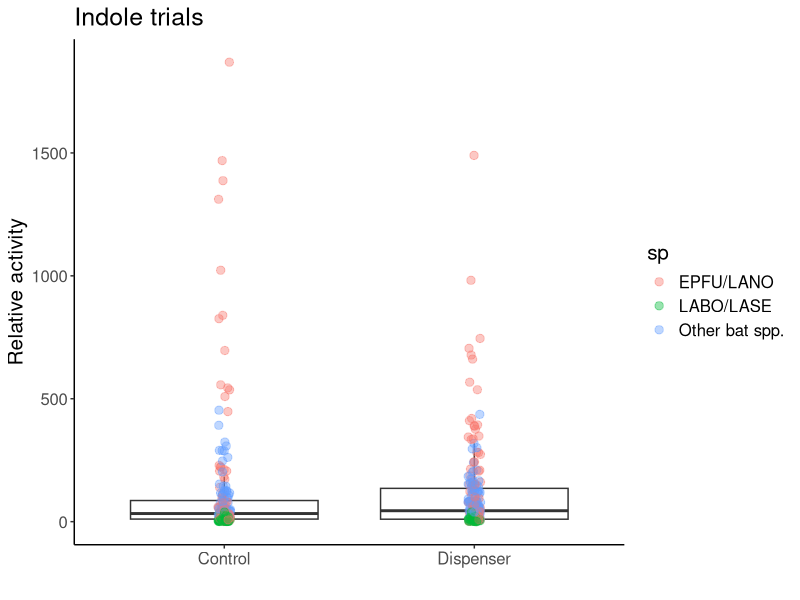
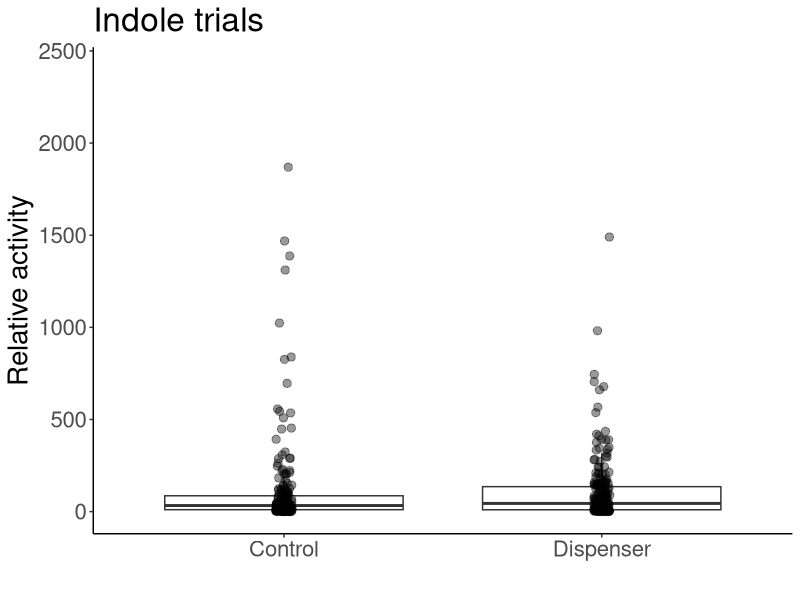
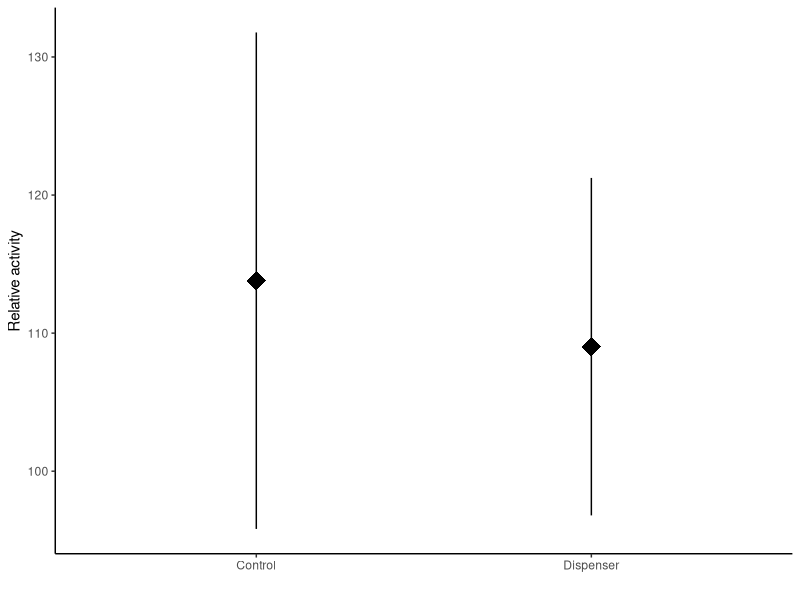
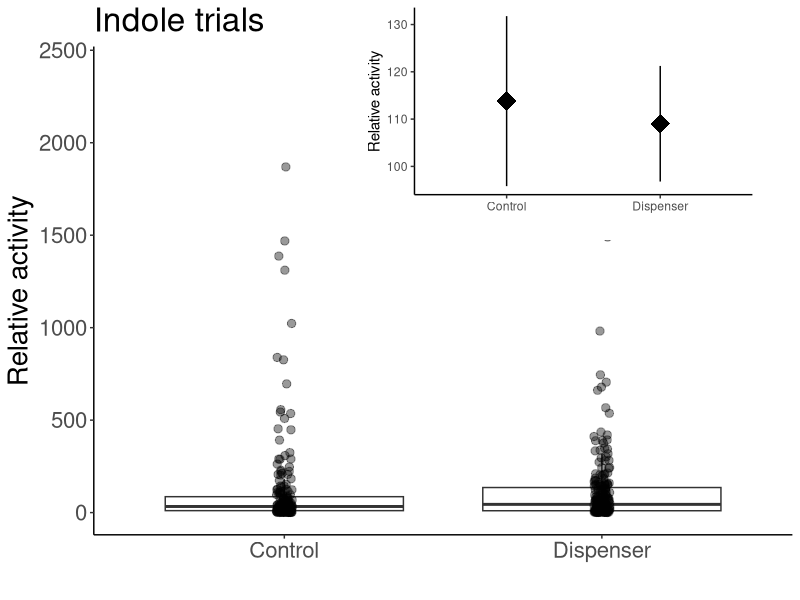
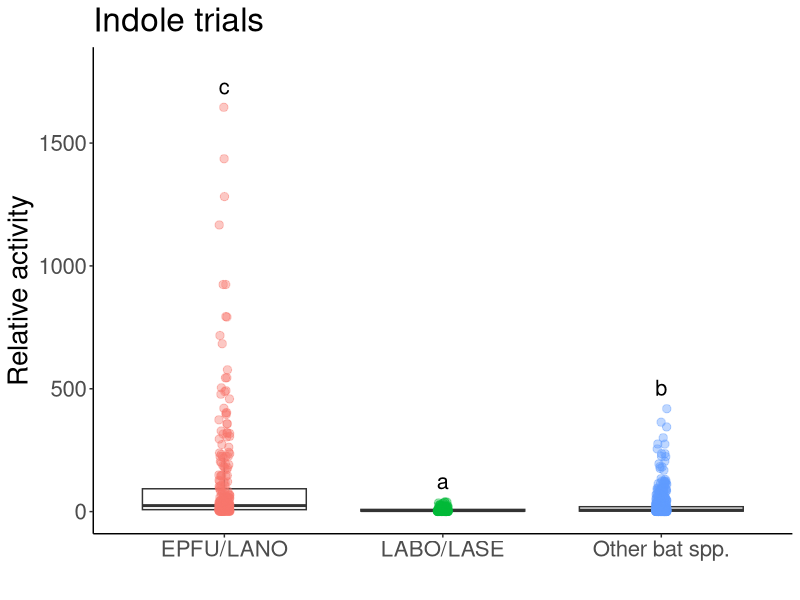
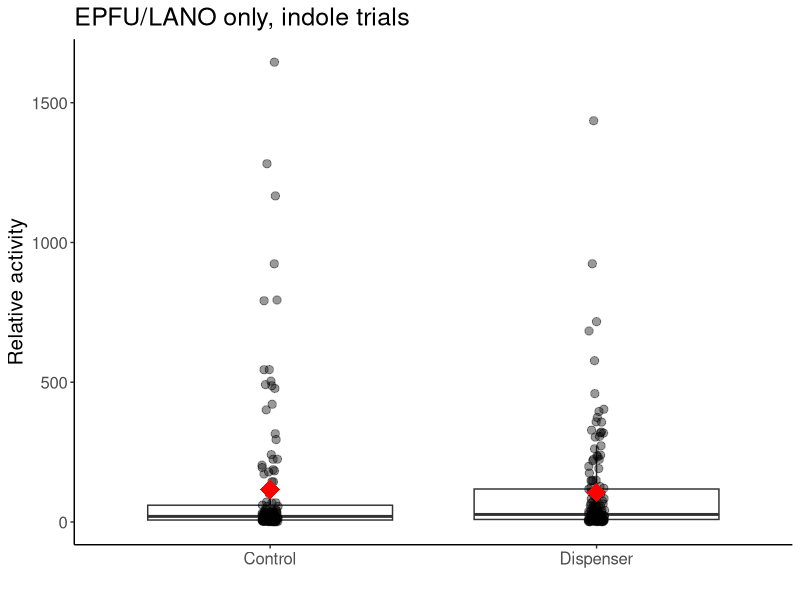
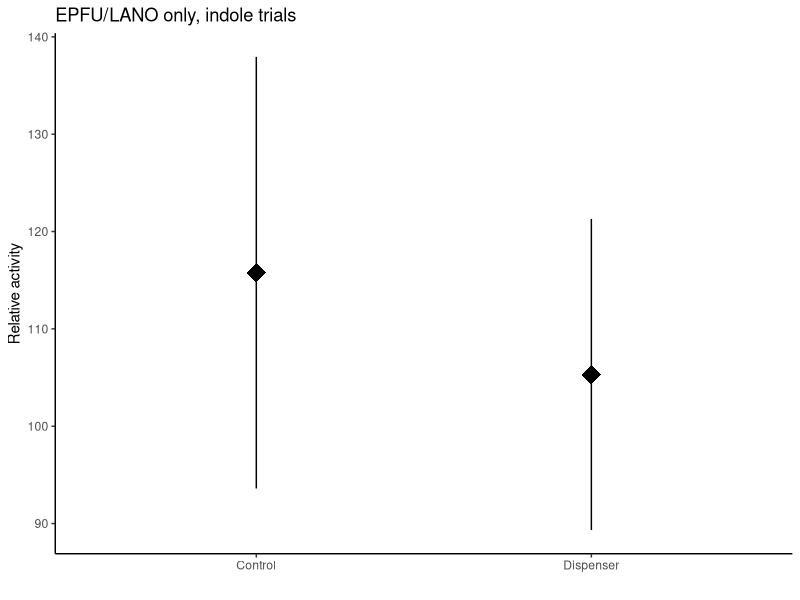
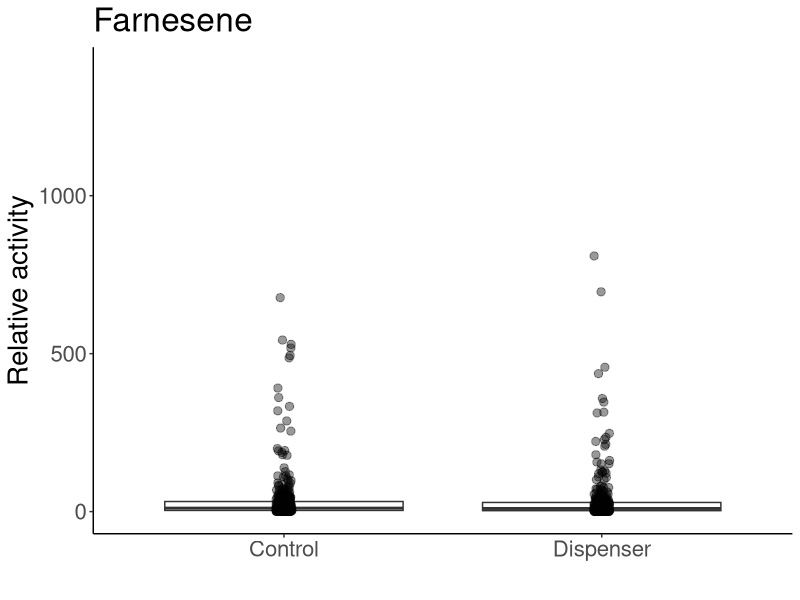

These charts were generated, in order, by the following R code:
#Load libraries
library(ggplot2)
library(lme4)
library(viridis)
library(car)
library(emmeans)
library(multcomp)
library(dplyr)
library(plyr)
library(tidyr)

# Indole data import and cleaning ------------------------------------------------

#SUMMARY DATA----
indole <- read.csv(file="Maynard_etal_indole_sum.csv",head=TRUE)

##Gathering data — compounds from col to rows
indole1<-indole %>% gather(sp, activity, EPTFUS:NOID)
indole1$sp<-as.factor(indole1$sp)
levels(indole1$sp)
indole1<-aggregate(activity ~ treatment + sp + jdate + site, dat=indole1, FUN=sum)

##GROUPING SPECIES----
{indole2<-indole1
indole2$sp=as.character(indole2$sp)
indole2$sp[indole2$sp=="EPTFUS"]="EPFU/LANO"
indole2$sp[indole2$sp=="LASNOC"]="EPFU/LANO"
indole2$sp[indole2$sp=="LASBOR"]="LABO/LASE"
indole2$sp[indole2$sp=="LASSEM"]="LABO/LASE"
indole2$sp[indole2$sp=="LASCIN"]="Other bat spp."
indole2$sp[indole2$sp=="MYOLUC"]="Other bat spp."
indole2$sp[indole2$sp=="PERSUB"]="Other bat spp."
indole2$sp[indole2$sp=="NOID"]="Other bat spp."
indole2$sp[indole2$sp=="NYCHUM"]="Other bat spp."
}

indole3<-aggregate(activity ~ treatment + sp + jdate + site, dat=indole2, FUN=sum)

#indole3<-indole3[order(indole3$sp),]

test.i<-glmer(activity~treatment*sp+(1|jdate), dat = indole3,family=poisson)
summary(test.i)
shapiro.test(resid(test.i))#non-normal

#Test for overdispersion function
overdisp_fun <- function(model) {
	rdf <- df.residual(model)
	rp <- residuals(model,type="pearson")
	Pearson.chisq <- sum(rp^2)
	prat <- Pearson.chisq/rdf
	pval <- pchisq(Pearson.chisq, df=rdf, lower.tail=FALSE)
	c(chisq=Pearson.chisq,ratio=prat,rdf=rdf,p=pval)
}

overdisp_fun(test.i)#overdispersed

mod.i<-glmer.nb(activity~treatment*sp+(1|jdate), dat = indole3)
Anova(mod.i)
#treatment p=0.32, sp p<0.0001, interaxn p=0.45

#contrasts
i1<-emmeans(mod.i,pairwise~sp, type="response")
cld(i1$emmeans,  Letters ='abcde')
#LABO/LASE a, Other b, EPFU/LANO c

indole.tab <- ddply(indole3, c("sp"), summarise,
					N    = length(activity),
					mean = mean(activity),
					sd   = sd(activity),
					se   = sd / sqrt(N))
indole.tab
#(EPFU/LANO-Other)/other
(110.390511-23.750000)/23.750000
#3.65, EPFU/LANO were 365% more active than Other spp.

#(EPFU/LANO-LABO)/LABO
(110.390511-7.044693)/7.044693
#14.67, EPFU/LANO were 1467% more active than LABO/LASE

indole.tab.treat <- ddply(indole3, c("treatment"), summarise,
					N    = length(activity),
					mean = mean(activity),
					sd   = sd(activity),
					se   = sd / sqrt(N))
indole.tab.treat

#full plot
ggplot(data=indole3, aes(x=treatment, y=activity))+ 
	geom_boxplot(outlier.shape = NA)+
	geom_point(position=position_jitter(width = 0.025), alpha=0.4, size=2.5, aes(color=sp))+
	theme_classic()+
	labs(x=" ", y="Relative activity",
		 title = "Indole trials")+
	theme(text = element_text(size=15))

#data plot w/o species color
indole.plot1<-ggplot(data=indole3, aes(x=treatment, y=activity))+ 
	geom_boxplot(outlier.shape = NA)+
	geom_point(position=position_jitter(width = 0.025), alpha=0.4, size=2.5)+
	theme_classic()+
	labs(x=" ", y="Relative activity",
		 title = "Indole trials")+
	theme(text = element_text(size=20))+
	scale_y_continuous(limits = c(0,2400))
indole.plot1

#small plot
indole.small<-ggplot(data=indole3, aes(x=treatment, y=activity))+ 
	theme_classic()+
	labs(x=" ", y="Relative activity")+
	stat_summary(fun.data = "mean_se", size=1.5, shape="diamond")
indole.small

library(cowplot)
indole.with.inset <-
	ggdraw() +
	draw_plot(indole.plot1) +
	draw_plot(indole.small, x = 0.45, y = .6, width = .5, height = .4)
indole.with.inset

ggsave(filename = "indole.png", 
	   plot = indole.with.inset,
	   width = 17, 
	   height = 12,
	   units = "cm",
	   dpi = 300)

ggplot(data=indole2, aes(x=sp, y=activity))+ 
	geom_boxplot(outlier.shape = NA)+
	geom_point(position=position_jitter(width = 0.025), alpha=0.4, size=2.5, aes(color=sp))+
	theme_classic()+
	labs(x=" ", y="Relative activity", title="Indole trials")+
	theme(text = element_text(size=20), legend.position = "none")+
	stat_summary(geom = 'text', label = c("c","a","b"),
				 fun = max, vjust = -0.8, size=5.5)+
	scale_y_continuous(limits = c(0,1800))

##INDOLE BIG BROWN ONLY----
brown.ind <- indole2[which(indole2$sp== 'EPFU/LANO'),]

test3.ind<-glmer(activity~treatment+(1|jdate), dat = brown.ind,family=poisson)
shapiro.test(resid(test3.ind))#normal
summary(test3.ind)#not normal

mod.brown.ind<-glmer.nb(activity~treatment+(1|jdate), dat = brown.ind)
Anova(mod.brown.ind)
#treatment p=0.38

ggplot(data=brown.ind, aes(x=treatment, y=activity))+ 
	geom_boxplot(outlier.shape = NA)+
	geom_point(position=position_jitter(width = 0.025), alpha=0.4, size=2.5)+
	stat_summary(fun.data = "mean_se", colour="red", size=1.5, shape="diamond")+
	theme_classic()+
	labs(x=" ", y="Relative activity",
		 title = "EPFU/LANO only, indole trials")+
	theme(text = element_text(size=15), legend.title = )+
	scale_color_viridis(discrete = T, option = "D")

ggplot(data=brown.ind, aes(x=treatment, y=activity))+ 
	theme_classic()+
	labs(x=" ", y="Relative activity",
		 title = "EPFU/LANO only, indole trials")+
	stat_summary(fun.data = "mean_se", size=1.5, shape="diamond")

##FARNESENE TRIALS----
# Farnesene data import and cleaning ------------------------------------------------

#SUMMARY DATA----
farn <- read.csv(file="Maynard_etal_farnesene_sum.csv",head=TRUE)

##Gathering data — compounds from col to rows
farn1<-farn %>% gather(sp, activity, EPTFUS:NOID)
farn1$sp<-as.factor(farn1$sp)
levels(farn1$sp)
farn1<-aggregate(activity ~ treatment + sp + jdate + site, dat=farn1, FUN=sum)

##GROUPING SPECIES----
{farn2<-farn1
farn2$sp=as.character(farn2$sp)
farn2$sp[farn2$sp=="EPTFUS"]="EPFU/LANO"
farn2$sp[farn2$sp=="LASNOC"]="EPFU/LANO"
farn2$sp[farn2$sp=="LASBOR"]="LABO/LASE"
farn2$sp[farn2$sp=="LASSEM"]="LABO/LASE"
farn2$sp[farn2$sp=="LASCIN"]="Other bat spp."
farn2$sp[farn2$sp=="MYOLUC"]="Other bat spp."
farn2$sp[farn2$sp=="PERSUB"]="Other bat spp."
farn2$sp[farn2$sp=="NOID"]="Other bat spp."
farn2$sp[farn2$sp=="NYCHUM"]="Other bat spp."
}

farn3<-aggregate(activity ~ treatment + sp + jdate + site, dat=farn2, FUN=sum)

test.f<-glmer(activity~treatment*sp+(1|jdate), dat = farn3,family=poisson)
summary(test.f)
shapiro.test(resid(test.f))#non-normal, overdispersed

overdisp_fun(test.f)#overdispersed

mod.f<-glmer.nb(activity~treatment*sp+(1|jdate), dat = farn3)
Anova(mod.f)
#treatment p=0.35, sp p=0.00015, interaxn p=0.40

#contrasts
f1<-emmeans(mod.f,pairwise~sp, type="response")
cld(f1$emmeans,  Letters ='abcde')
#LABO/LASE a & Other a, EPFU/LANO b

farn.tab <- ddply(farn3, c("sp"), summarise,
					N    = length(activity),
					mean = mean(activity),
					sd   = sd(activity),
					se   = sd / sqrt(N))
farn.tab
#(EPFU/LANO-Other)/other
(68.29371-32.95148)/32.95148
#1.07, EPFU/LANO were 107% more active than Other spp.

#(EPFU/LANO-LABO)/LABO
(68.29371-16.53906)/16.53906
#3.13, EPFU/LANO were 313% more active than LABO/LASE

farn.plot1<-ggplot(data=farn2, aes(x=treatment, y=activity))+ 
	geom_boxplot(outlier.shape = NA)+
	geom_point(position=position_jitter(width = 0.025), alpha=0.4, size=2.5)+
	theme_classic()+
	labs(x=" ", y="Relative activity",
		 title = "Farnesene")+
	theme(text = element_text(size=20))+
	scale_y_continuous(limits = c(0,1400))
farn.plot1

farn.small<-ggplot(data=farn2, aes(x=treatment, y=activity))+ 
	theme_classic()+
	labs(x=" ", y="Relative activity")+
	stat_summary(fun.data = "mean_se", size=1.5, shape="diamond")
farn.small

farn.with.inset <-
	ggdraw() +
	draw_plot(farn.plot1) +
	draw_plot(farn.small, x = 0.45, y = .6, width = .5, height = .4)
farn.with.inset

ggsave(filename = "farnesene.png", 
	   plot = farn.with.inset,
	   width = 17, 
	   height = 12,
	   units = "cm",
	   dpi = 300)

ggplot(data=farn2, aes(x=sp, y=activity))+ 
	geom_boxplot(outlier.shape = NA)+
	geom_point(position=position_jitter(width = 0.025), alpha=0.4, size=2.5, aes(color=sp))+
	theme_classic()+
	labs(x=" ", y="Relative activity", title="Farnesene trials")+
	theme(text = element_text(size=20), legend.position = "none")+
	stat_summary(geom = 'text', label = c("b","a","b"),
				 fun = max, vjust = -0.8, size=5.5)+
	scale_y_continuous(limits = c(0,900))

##farn BIG BROWN ONLY----
brown.farn <- farn2[which(farn2$sp== 'EPFU/LANO'),]

test3.farn<-glmer(activity~treatment+(1|jdate), dat = brown.farn,family=poisson)
shapiro.test(resid(test3.farn))#normal
summary(test3.farn)#not normal

mod.brown.farn<-glmer.nb(activity~treatment+(1|jdate), dat = brown.farn)
Anova(mod.brown.farn)
#treatment p=0.17

ggplot(data=brown.farn, aes(x=treatment, y=activity))+ 
	geom_boxplot(outlier.shape = NA)+
	geom_point(position=position_jitter(width = 0.025), alpha=0.4, size=2.5)+
	stat_summary(fun.data = "mean_se", colour="red", size=1.5, shape="diamond")+
	theme_classic()+
	labs(x=" ", y="Relative activity",
		 title = "EPFU/LANO only, Farnesene trials")+
	theme(text = element_text(size=15), legend.title = )+
	scale_color_viridis(discrete = T, option = "D")

ggplot(data=brown.farn, aes(x=treatment, y=activity))+ 
	theme_classic()+
	labs(x=" ", y="Relative activity",
		 title = "EPFU/LANO only, Farnesene trials")+
	stat_summary(fun.data = "mean_se", size=1.5, shape="diamond")
